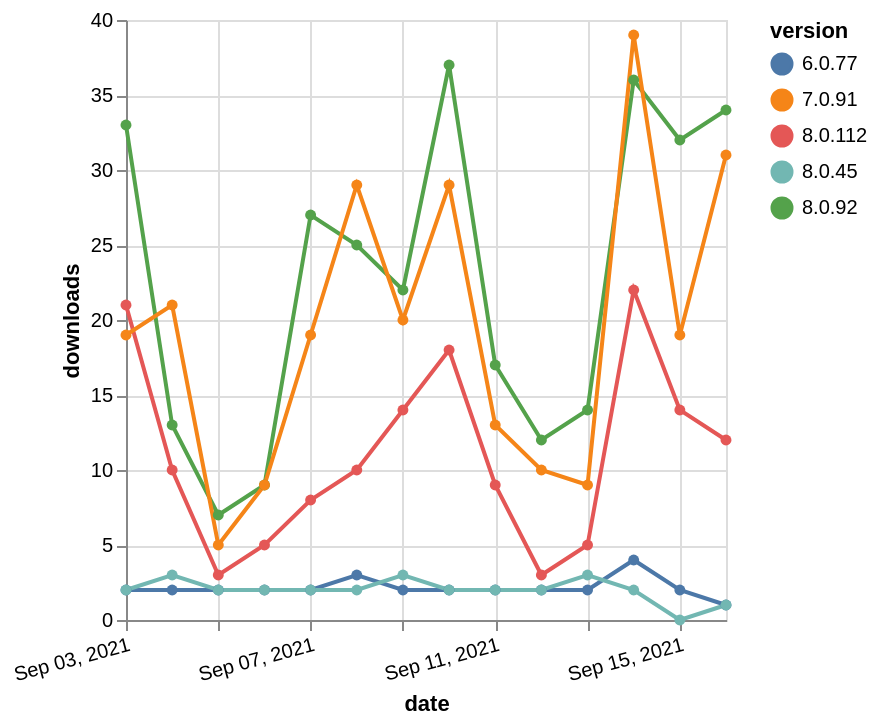

Write a Vega-Lite specification for this figure.
### Vega-Lite specification from a JSON file in a GitHub repository (floating-point values rounded to 4 significant figures)
{"$schema": "https://vega.github.io/schema/vega-lite/v5.json", "description": "A simple bar chart with embedded data.", "data": {"values": [{"date": "2021-09-03", "total": 24634, "delta": 21, "version": "8.0.112"}, {"date": "2021-09-04", "total": 24644, "delta": 10, "version": "8.0.112"}, {"date": "2021-09-05", "total": 24647, "delta": 3, "version": "8.0.112"}, {"date": "2021-09-06", "total": 24652, "delta": 5, "version": "8.0.112"}, {"date": "2021-09-07", "total": 24660, "delta": 8, "version": "8.0.112"}, {"date": "2021-09-08", "total": 24670, "delta": 10, "version": "8.0.112"}, {"date": "2021-09-09", "total": 24684, "delta": 14, "version": "8.0.112"}, {"date": "2021-09-10", "total": 24702, "delta": 18, "version": "8.0.112"}, {"date": "2021-09-11", "total": 24711, "delta": 9, "version": "8.0.112"}, {"date": "2021-09-12", "total": 24714, "delta": 3, "version": "8.0.112"}, {"date": "2021-09-13", "total": 24719, "delta": 5, "version": "8.0.112"}, {"date": "2021-09-14", "total": 24741, "delta": 22, "version": "8.0.112"}, {"date": "2021-09-15", "total": 24755, "delta": 14, "version": "8.0.112"}, {"date": "2021-09-16", "total": 24767, "delta": 12, "version": "8.0.112"}, {"date": "2021-09-03", "total": 3388, "delta": 2, "version": "6.0.77"}, {"date": "2021-09-04", "total": 3390, "delta": 2, "version": "6.0.77"}, {"date": "2021-09-05", "total": 3392, "delta": 2, "version": "6.0.77"}, {"date": "2021-09-06", "total": 3394, "delta": 2, "version": "6.0.77"}, {"date": "2021-09-07", "total": 3396, "delta": 2, "version": "6.0.77"}, {"date": "2021-09-08", "total": 3399, "delta": 3, "version": "6.0.77"}, {"date": "2021-09-09", "total": 3401, "delta": 2, "version": "6.0.77"}, {"date": "2021-09-10", "total": 3403, "delta": 2, "version": "6.0.77"}, {"date": "2021-09-11", "total": 3405, "delta": 2, "version": "6.0.77"}, {"date": "2021-09-12", "total": 3407, "delta": 2, "version": "6.0.77"}, {"date": "2021-09-13", "total": 3409, "delta": 2, "version": "6.0.77"}, {"date": "2021-09-14", "total": 3413, "delta": 4, "version": "6.0.77"}, {"date": "2021-09-15", "total": 3415, "delta": 2, "version": "6.0.77"}, {"date": "2021-09-16", "total": 3416, "delta": 1, "version": "6.0.77"}, {"date": "2021-09-03", "total": 171318, "delta": 33, "version": "8.0.92"}, {"date": "2021-09-04", "total": 171331, "delta": 13, "version": "8.0.92"}, {"date": "2021-09-05", "total": 171338, "delta": 7, "version": "8.0.92"}, {"date": "2021-09-06", "total": 171347, "delta": 9, "version": "8.0.92"}, {"date": "2021-09-07", "total": 171374, "delta": 27, "version": "8.0.92"}, {"date": "2021-09-08", "total": 171399, "delta": 25, "version": "8.0.92"}, {"date": "2021-09-09", "total": 171421, "delta": 22, "version": "8.0.92"}, {"date": "2021-09-10", "total": 171458, "delta": 37, "version": "8.0.92"}, {"date": "2021-09-11", "total": 171475, "delta": 17, "version": "8.0.92"}, {"date": "2021-09-12", "total": 171487, "delta": 12, "version": "8.0.92"}, {"date": "2021-09-13", "total": 171501, "delta": 14, "version": "8.0.92"}, {"date": "2021-09-14", "total": 171537, "delta": 36, "version": "8.0.92"}, {"date": "2021-09-15", "total": 171569, "delta": 32, "version": "8.0.92"}, {"date": "2021-09-16", "total": 171603, "delta": 34, "version": "8.0.92"}, {"date": "2021-09-03", "total": 21432, "delta": 19, "version": "7.0.91"}, {"date": "2021-09-04", "total": 21453, "delta": 21, "version": "7.0.91"}, {"date": "2021-09-05", "total": 21458, "delta": 5, "version": "7.0.91"}, {"date": "2021-09-06", "total": 21467, "delta": 9, "version": "7.0.91"}, {"date": "2021-09-07", "total": 21486, "delta": 19, "version": "7.0.91"}, {"date": "2021-09-08", "total": 21515, "delta": 29, "version": "7.0.91"}, {"date": "2021-09-09", "total": 21535, "delta": 20, "version": "7.0.91"}, {"date": "2021-09-10", "total": 21564, "delta": 29, "version": "7.0.91"}, {"date": "2021-09-11", "total": 21577, "delta": 13, "version": "7.0.91"}, {"date": "2021-09-12", "total": 21587, "delta": 10, "version": "7.0.91"}, {"date": "2021-09-13", "total": 21596, "delta": 9, "version": "7.0.91"}, {"date": "2021-09-14", "total": 21635, "delta": 39, "version": "7.0.91"}, {"date": "2021-09-15", "total": 21654, "delta": 19, "version": "7.0.91"}, {"date": "2021-09-16", "total": 21685, "delta": 31, "version": "7.0.91"}, {"date": "2021-09-03", "total": 11209, "delta": 2, "version": "8.0.45"}, {"date": "2021-09-04", "total": 11212, "delta": 3, "version": "8.0.45"}, {"date": "2021-09-05", "total": 11214, "delta": 2, "version": "8.0.45"}, {"date": "2021-09-06", "total": 11216, "delta": 2, "version": "8.0.45"}, {"date": "2021-09-07", "total": 11218, "delta": 2, "version": "8.0.45"}, {"date": "2021-09-08", "total": 11220, "delta": 2, "version": "8.0.45"}, {"date": "2021-09-09", "total": 11223, "delta": 3, "version": "8.0.45"}, {"date": "2021-09-10", "total": 11225, "delta": 2, "version": "8.0.45"}, {"date": "2021-09-11", "total": 11227, "delta": 2, "version": "8.0.45"}, {"date": "2021-09-12", "total": 11229, "delta": 2, "version": "8.0.45"}, {"date": "2021-09-13", "total": 11232, "delta": 3, "version": "8.0.45"}, {"date": "2021-09-14", "total": 11234, "delta": 2, "version": "8.0.45"}, {"date": "2021-09-15", "total": 11234, "delta": 0, "version": "8.0.45"}, {"date": "2021-09-16", "total": 11235, "delta": 1, "version": "8.0.45"}]}, "width": "container", "mark": {"type": "line", "point": {"filled": true}}, "encoding": {"x": {"field": "date", "type": "temporal", "timeUnit": "yearmonthdate", "title": "date", "axis": {"labelAngle": -15}}, "y": {"field": "delta", "type": "quantitative", "title": "downloads"}, "color": {"field": "version", "type": "nominal"}, "tooltip": {"field": "delta"}}}
